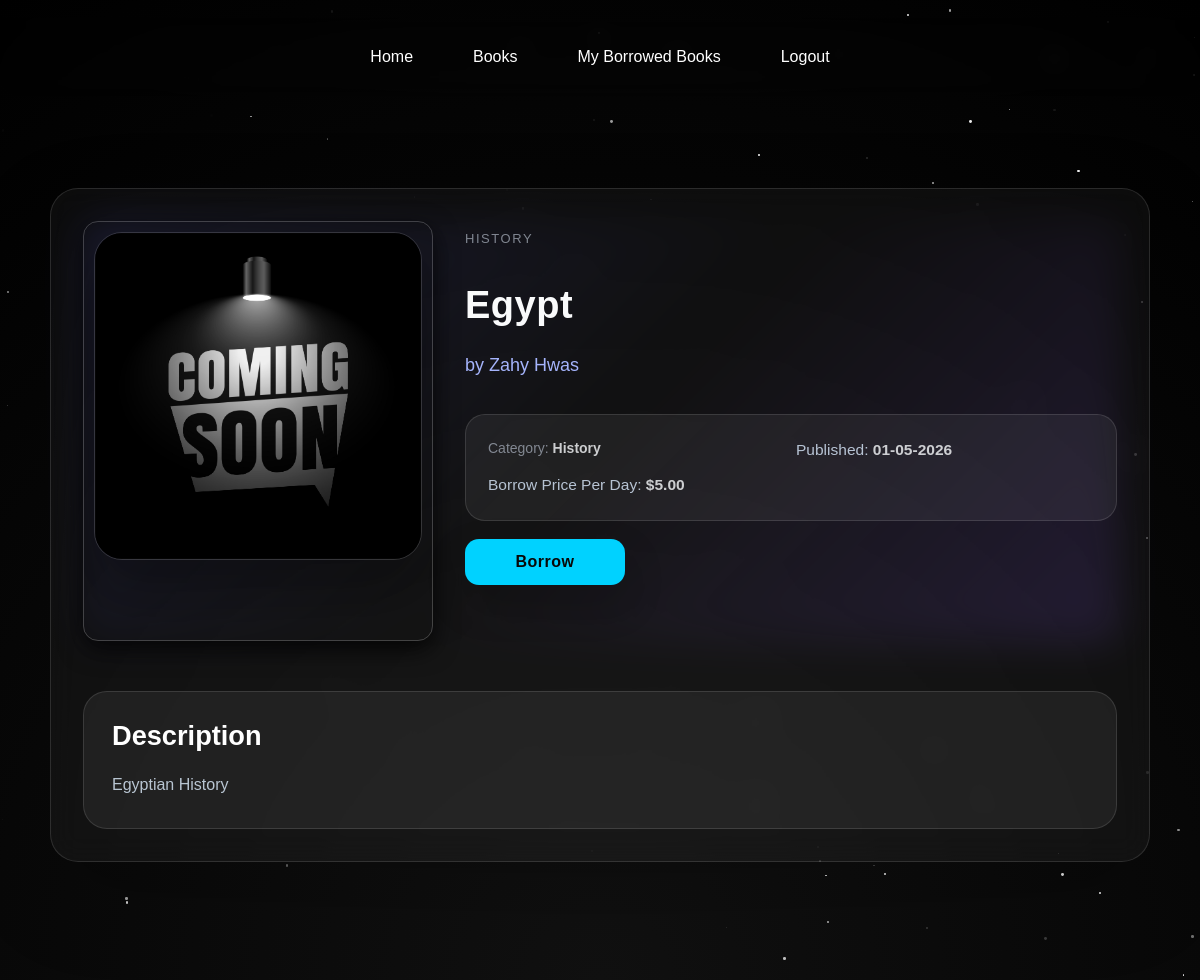
The app's page /book/5/ (signed in) with its own data.
### books/models.py (models this page shows, shortened)
class Book(models.Model):
    title = models.CharField(max_length=200)
    author = models.CharField(max_length=100)
    category = models.CharField(max_length=100)
    published_date = models.DateField()
    description = models.TextField()
    image = models.ImageField(upload_to='books/')
    available = models.BooleanField(default=True)
    borrow_price_per_day = models.DecimalField(max_digits=10, decimal_places=2, default=0.00)

### books/views.py (the view)
# urls.py: path('book/<int:book_id>/', views.book_detail_view, name='book_details'),
def book_detail_view(request, book_id):
    is_admin = request.session.get('is_admin', False)
    if not is_admin and not request.session.get('user_id'):
        return redirect('login')
    user_id = None if is_admin else request.session.get('user_id')
    book = get_object_or_404(Book, id=book_id)
    current_borrow = None
    if user_id:
        current_borrow = Borrow.objects.filter(user_id=user_id, book=book, is_returned=False).first()
    return render(request, 'book.html', {
        'book': book,
        'borrow_record': current_borrow,
        'is_admin': is_admin
    })

### templates/book.html (shortened to what this page needs)
{% load static %}
<!doctype html>
<html lang="en">
    <head>
        <link rel="stylesheet" href="{% static 'style/book_style.css' %}" />
        <link rel="stylesheet" href="https://cdnjs.cloudflare.com/ajax/libs/font-awesome/6.5.0/css/all.min.css" />
    </head>
    <body>
        <nav>
            <a href="{% url 'welcome' %}">Home</a>
            <a href="{% url 'books_list' %}">Books</a>
            <a href="{% url 'my_borrowed_books' %}">My Borrowed Books</a>
            <a href="{% url 'logout' %}">Logout</a>
        </nav>
        <main class="page">
            <div class="container">
                <div class="con">
                    <div class="image">
                        {% if book.image %}
                            <img src="{{ book.image.url }}" alt="{{ book.title }} cover" />
                        {% else %}
                            <img src="{% static 'assets/10016630_27277.jpg' %}" alt="Default Book Cover" />
                        {% endif %}
                    </div>
                    <div class="book_info">
                        <p class="book_category">{{ book.category }}</p>
                        <h1 class="book_name">{{ book.title }}</h1>
                        <h2 class="book_author">by {{ book.author }}</h2>
                        <div class="book_meta">
                            <p>Category: <span>{{ book.category }}</span></p>
                            <p>Published: <span>{{ book.published_date|date:'d-m-Y' }}</span></p>
                            <p>Borrow Price Per Day: <span>${{ book.borrow_price_per_day }}</span></p>
                        </div>
                        {% if borrow_record %}
                        <div class="borrow-details">
                            <h3>Borrow Details</h3>
                            <p><strong>Borrowed On:</strong> {{ borrow_record.borrowed_date|date:'d-m-Y' }}</p>
                            <p><strong>End Date:</strong> {{ borrow_record.return_date|date:'d-m-Y' }}</p>
                            <p><strong>Days:</strong> {{ borrow_record.days }}</p>
                            <p><strong>Total Price:</strong> ${{ borrow_record.total_price }}</p>
                        </div>
                        <form method="post" action="{% url 'unborrow_book' borrow_record.id %}" class="unborrow-form">
                            {% csrf_token %}
                            <button type="submit" class="btn unborrow_btn">Unborrow</button>
                        </form>
                        {% elif not is_admin %}
                        <button class="btn borrow_btn" data-book-id="{{ book.id }}" data-price="{{ book.borrow_price_per_day }}" {% if not book.available %}disabled style="opacity:0.5;cursor:not-allowed;"{% endif %}>
                            {% if book.available %}Borrow{% else %}Borrowed{% endif %}
                        </button>
                        {% endif %}
                    </div>
                </div>
                <div class="book-description-block">
                    <h1>Description</h1>
                    <p class="book_description">{{ book.description }}</p>
                </div>
            </div>
        </main>
    </body>
</html>

### static/style/book_style.css (style rules this page uses)
* { margin: 0; padding: 0; box-sizing: border-box; font-family: Arial, Helvetica, sans-serif; }
body { min-height: 100vh; background: radial-gradient(circle at bottom, #111, #000); color: white; }
nav { display:flex; justify-content:center; gap:20px; padding:20px; backdrop-filter: blur(10px); }
nav a { color:white; text-decoration:none; padding:10px 20px; border-radius:10px; transition:0.3s; position:relative; }
nav a::after { content:""; position:absolute; bottom:0; left:0; width:0%; height:2px; background:#ffffff; transition:0.3s; }
.container { animation: fadeIn 1s ease; }
h1 { font-size: 45px; }
p { opacity: 0.8; margin-top: 10px; }
.container { max-width: 1100px; margin: 50px auto; padding: 30px; border-radius: 20px; background: rgba(17, 24, 39, 0.6); backdrop-filter: blur(15px); border: 1px solid rgba(255, 255, 255, 0.08); box-shadow: 0 10px 40px rgba(0, 0, 0, 0.8); }
.con { display: flex; gap: 40px; flex-wrap: wrap; position: relative; }
.con::before { content: ""; position: absolute; inset: -2px; border-radius: 20px; background: linear-gradient(135deg, #6366f1, transparent, #8b5cf6); opacity: 0.15; filter: blur(20px); z-index: -1; }
.image { flex: 1; min-width: 250px; min-height: 420px; max-width: 350px; border-radius: 15px; overflow: hidden; box-shadow: 0 8px 25px rgba(0, 0, 0, 0.8); padding: 10px; border: 1px solid rgba(255, 255, 255, 0.2); }
.image img { width: 100%; height: 100%; object-fit: cover; transition: 0.4s ease; }
.book_info { flex: 2; min-width: 280px; }
.book_info p:first-child { color: #9ca3af; font-size: 14px; }
.book_info h1 { margin: 5px 0; font-size: 36px; font-weight: 600; letter-spacing: 0.5px; color: #f9fafb; }
.book_info h2 { margin: 5px 0 15px; font-size: 18px; font-weight: normal; color: #a5b4fc; }
.book_meta { display: grid; grid-template-columns: repeat(2, minmax(160px, 1fr)); gap: 14px 22px; flex: 1; }
.borrow_btn { align-self: center; min-width: 160px; padding: 12px 28px; }
.book_meta p { margin: 0; font-size: 15px ; line-height: 1.65; color: #d1d5db ; }
.book_meta p span { font-weight: 700; color: #f8fafc; }
.book_info { flex: 2; min-width: 280px; padding: 10px 0; }
.book_info p.book_category { margin-bottom: 14px; letter-spacing: 0.12em; text-transform: uppercase; color: #9ca3af; font-size: 13px; }
.book_info h1 { margin: 8px 0 12px; font-size: 38px; font-weight: 700; letter-spacing: 0.5px; color: #f9fafb; }
.book_info h2 { margin: 0 0 20px; font-size: 18px; font-weight: 400; color: #a5b4fc; }
.btn { padding: 12px 25px; border: none; border-radius: 12px; background: linear-gradient(45deg, #a020f0, #6a11cb); color: white; font-size: 16px; cursor: pointer; transition: 0.3s; position: relative; overflow: hidden; }
.btn::before { content: ""; position: absolute; inset: 0; background: linear-gradient( 120deg, transparent, rgba(255, 255, 255, 0.3), transparent ); opacity: 0; transition: 0.4s; }

### records on screen
Book: image (picture), category "HISTORY", title "Egypt", author "Zahy Hwas", category "History", published_date "01-05-2026", borrow_price_per_day "5.00", description "Egyptian History"
